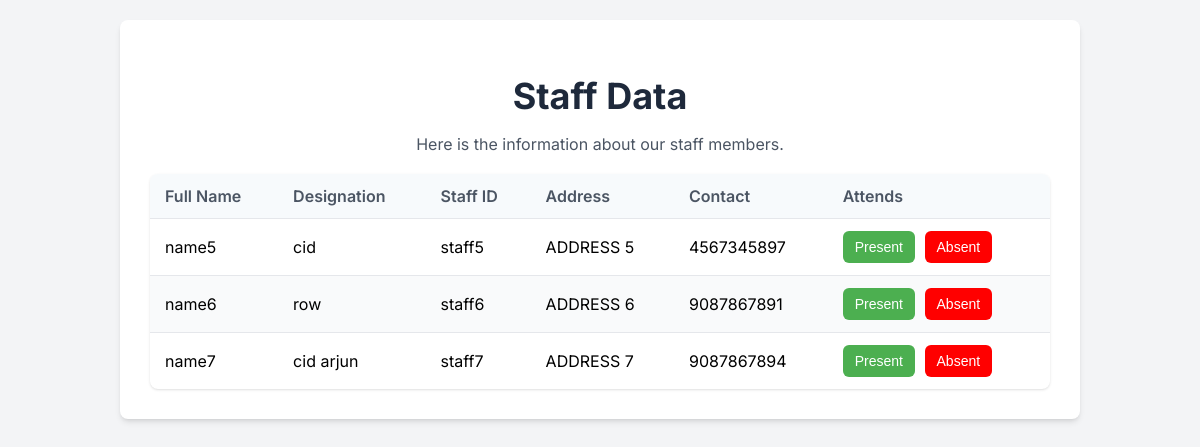
Before: /mark_attendance/ (signed in) with the older database file.
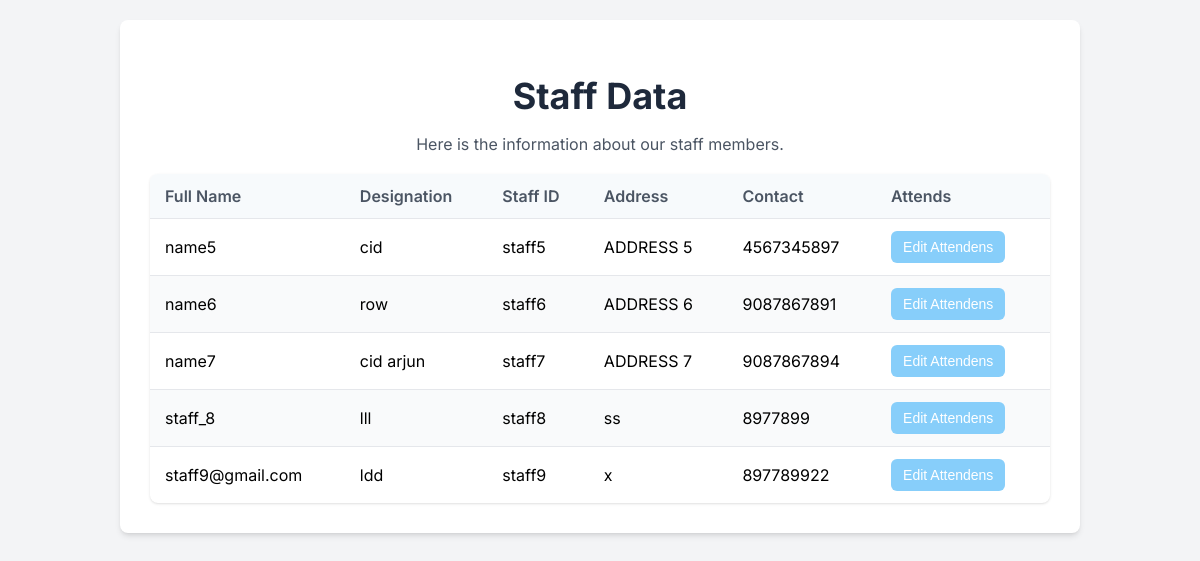
After: the same page with the newer database file.
### app_mini/models.py (models this page shows)
class staff(models.Model):
    staff_id = models.CharField(max_length=50, primary_key=True)
    login_id = models.ForeignKey(login, on_delete=models.CASCADE, null=True, blank=True)
    full_name = models.CharField(max_length=100)
    address = models.CharField(max_length=100)
    contact = models.CharField(max_length=50)
    designation = models.CharField(max_length=50)
    gender = models.CharField(max_length=20)
    date_of_birth = models.CharField(max_length=20)
    station = models.ForeignKey(police_station_registration, on_delete=models.SET_NULL, null=True)

### app_mini/views.py (the view)
# urls.py: path('mark_attendance/', views.mark_attendance, name='mark_attendance'),
def mark_attendance(request):
    date = datetime.date.today()
    station_login_id = request.session.get('station_id')
    station_login_ins = get_object_or_404(login_table, id=station_login_id)
    station = get_object_or_404(police_station_registration, login_id=station_login_ins)
    staff_data = staff.objects.filter(station=station)
    att_ins = Attendance.objects.filter(date=date, station=station)
    attendance_dict = {att.staff.staff_id: True for att in att_ins}
    return render(request, 'police_station/mark_attendance.html', {
        'staff_data': staff_data,
        'attendance_dict': attendance_dict,
    })

### app_mini/templates/police_station/mark_attendance.html (shortened to what this page needs)
<!DOCTYPE html>
<html lang="en">
<head>
</head>
<body class="bg-gray-100 font-sans">
    <div class="staff-container">
        <header class="staff-header">
            <h1>Staff Data</h1>
            <p>Here is the information about our staff members.</p>
        </header>
        <main>
            <div class="staff-list">
                {% if staff_data %}
                    <table class="staff-table">
                        <thead>
                            <tr>
                                <th>Full Name</th>
                                <th>Designation</th>
                                <th>Staff ID</th>
                                <th>Address</th>
                                <th>Contact</th>
                                <th>Attends</th>
                            </tr>
                        </thead>
                        <tbody>
                            {% for staff in staff_data %}
                            <tr>
                                <td>{{ staff.full_name }}</td>
                                <td>{{ staff.designation }}</td>
                                <td>{{ staff.staff_id }}</td>
                                <td>{{ staff.address }}</td>
                                <td>{{ staff.contact }}</td>
                                <td>
                                    {% if staff.staff_id in attendance_dict %}
                                        <button class="edit-btn" data-staff-id="{{ staff.staff_id }}" style="background: lightskyblue;">
                                            Edit Attendens
                                        </button>
                                    {% else %}
                                        <button id="btn"><a href="{% url 'present' staff.staff_id %}">Present</a></button>
                                        <button id="btn_1" style="background: red;"><a href="{% url 'absent' staff.staff_id %}">Absent</a></button>
                                    {% endif %}
                                </td>
                            </tr>
{% endfor %}
                 </tbody>
                    </table>
                {% else %}
                    <p class="no-staff-message">There Aren't Any Staff's</p>
                {% endif %}
            </div>
        </main>
    </div>
</body>
</html>

Changed rows visible on the page:
computed for staff "name5": text "Present Absent" → "Edit Attendens"
computed for staff "name6": text "Present Absent" → "Edit Attendens"
computed for staff "name7": text "Present Absent" → "Edit Attendens"
added staff: full_name "staff_8", designation "lll", staff_id "staff8", address "ss", contact "8977899"
added staff: full_name "staff9@gmail.com", designation "ldd", staff_id "staff9", address "x", contact "897789922"
